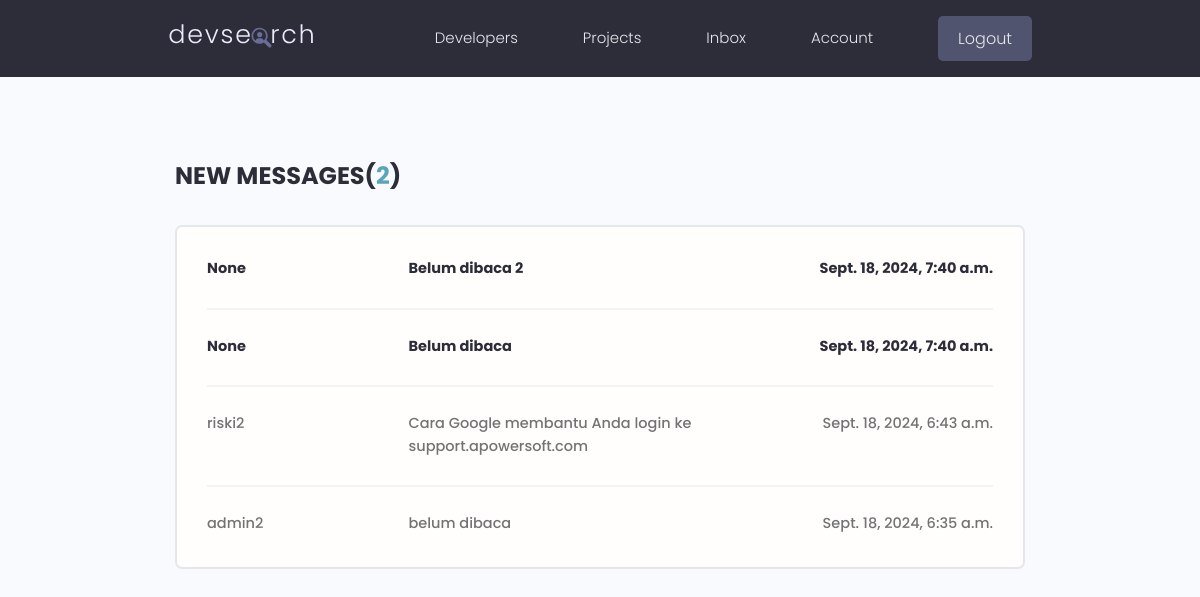
/inbox (signed in), run on an earlier commit of the app's database.
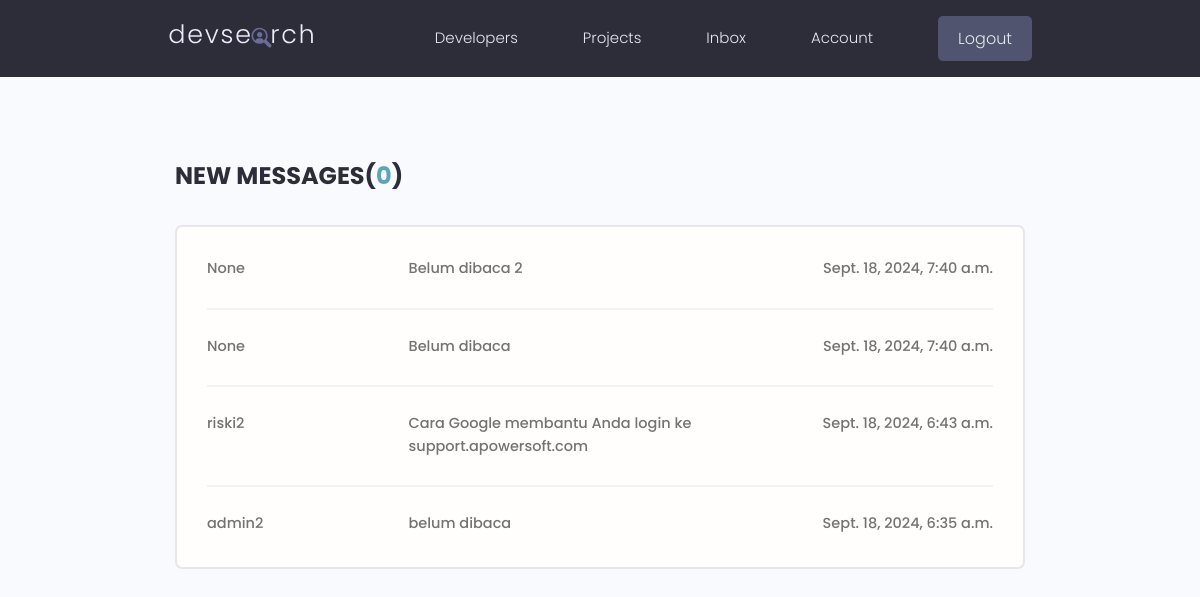
And on a later commit of the database.
### users/models.py (models this page shows, shortened)
class Message(models.Model):
    sender = models.ForeignKey("users.Profile", on_delete=models.SET_NULL, null=True, blank=True)
    recipient = models.ForeignKey("users.Profile", on_delete=models.SET_NULL, null=True, blank=True, related_name='messages')
    name = models.CharField(max_length=200, null=True, blank=True)
    email = models.EmailField(max_length=254, null=True, blank=True)
    subject = models.CharField(max_length=200, null=True, blank=True)
    body = models.TextField()
    is_read = models.BooleanField(default=False, null=True)
    created = models.DateTimeField(auto_now_add=True)
    id = models.UUIDField(default=uuid.uuid4, unique=True, primary_key=True, editable=False)
    class Meta:
        ordering = ['is_read', '-created']

### users/views.py (the view)
# urls.py: path('inbox', views.inbox, name='inbox'),
@login_required(login_url="login")
def inbox(request):
    profile = request.user.profile
    messageRequest = profile.messages.all()
    unreadCount = messageRequest.filter(is_read=False).count()
    context = {
        'messageRequest':messageRequest,
        'unreadCount':unreadCount,
    }
    return render(request, 'users/inbox.html', context)

### users/models.py (called while the page is built)
    def __str__(self):
        return str(self.username)

### users/templates/users/inbox.html
{% extends "main.html" %}
{% block content %}
<main class="inbox my-xl">
    <div class="content-box">
      <h3 class="inbox__title">New Messages(<span>{{unreadCount}}</span>)</h3>
      <ul class="messages">
        {% for message in messageRequest %}
        {% if message.is_read == False %}
        <li class="message message--unread">
        {% else %}
        <li class="message">
        {% endif %}
          <a href="{% url 'message' message.id %}">
            <span class="message__author">{{message.sender}}</span>
            <span class="message__subject">{{message.subject}}</span>
            <span class="message__date">{{message.created}}</span>
          </a>
        </li>
        {% endfor %}
      </ul>
    </div>
  </main>
{% endblock content %}

What changed in the data, as far as the page shows it:
changed Message "Belum dibaca 2": is_read False → True (drawn)
changed Message "Belum dibaca": is_read False → True (drawn)
Also different on the page:
{{ unreadCount }}: "2" → "0"
